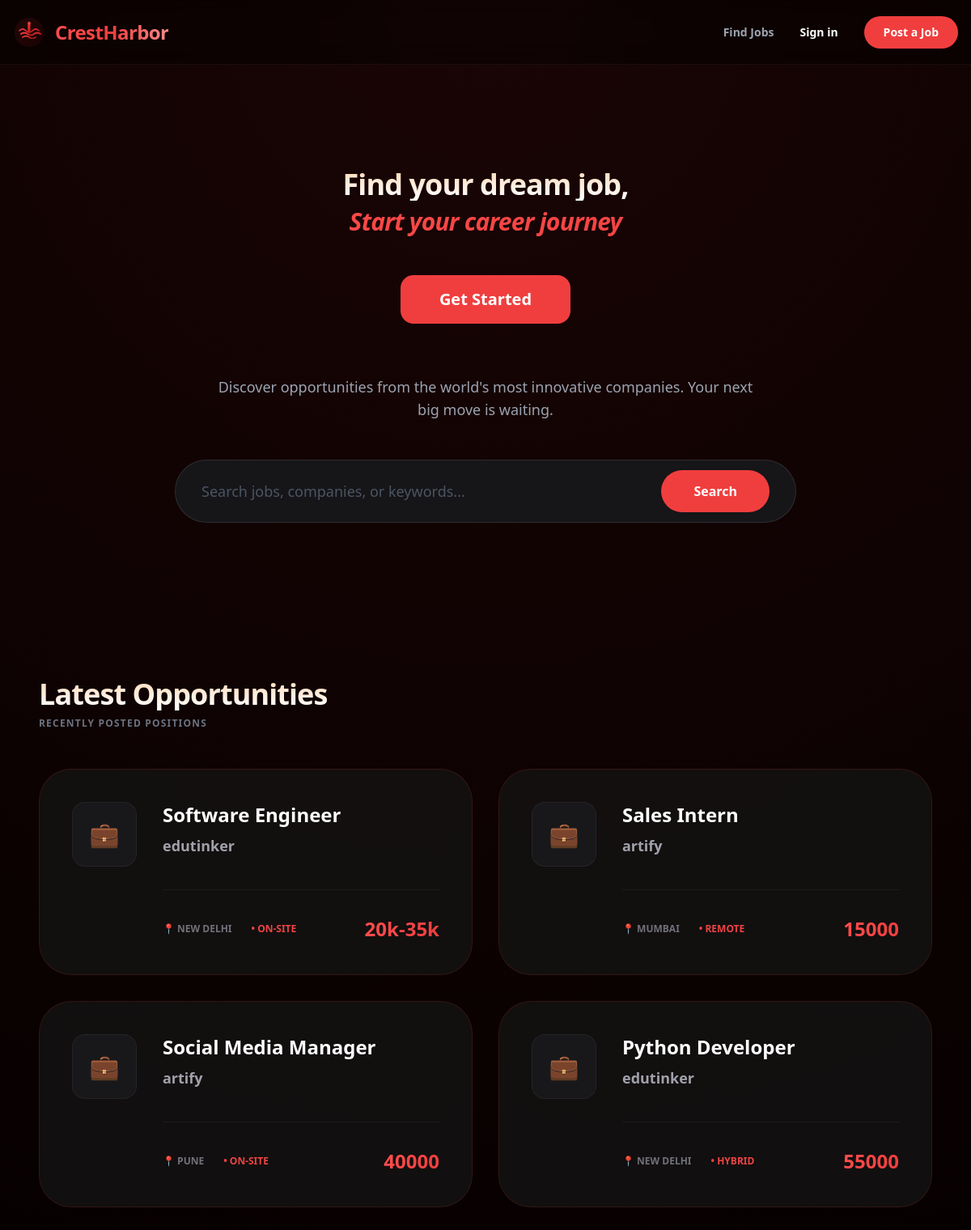
The page / on the database its author committed.
### jobs/models.py (models this page shows, shortened)
class Job(models.Model):
    company = models.ForeignKey(Company, on_delete=models.CASCADE, related_name='jobs')
    title = models.CharField(max_length=255)
    description = models.TextField()
    location = models.CharField(max_length=100)
    category = models.CharField(max_length=50, choices=CATEGORY_CHOICES, default='Tech')
    location_type = models.CharField(max_length=20, choices=LOCATION_TYPE_CHOICES, default='On-site')
    work_type = models.CharField(max_length=20, choices=WORK_TYPE_CHOICES, default='Full-time')
    salary_range = models.CharField(max_length=100, help_text="e.g. $100k - $120k")
    created_at = models.DateTimeField(auto_now_add=True)

class Company(models.Model):
    user = models.OneToOneField(settings.AUTH_USER_MODEL, on_delete=models.CASCADE, related_name='employer_profile')
    name = models.CharField(max_length=200)
    description = models.TextField()
    website = models.URLField()

### jobs/views.py (the view)
# urls.py: path('', views.index, name='home'),
def index(request):
    latest_jobs = Job.objects.annotate(total_applicants=Count('applications')).order_by('-created_at')[:4]
    return render(request, 'jobs/index.html', {'latest_jobs': latest_jobs})

### jobs/templates/jobs/index.html
{% extends 'jobs/base.html' %}
{% block content %}
<div class="py-24 text-center">
    <h1 class="text-4xl md:text-4xl font-bold tracking-tight mb-2 leading-tight">
        <span class="peach-white-text">Find your dream job,</span>
    </h1>
    <h2 class="text-4xl md:text-3xl font-bold crest-red-text tracking-tight mb-12 italic">
        Start your career journey
    </h2>
    {% if not user.is_authenticated %}
    <div class="mb-16">
        <a href="{% url 'seeker-signup' %}" class="btn-matte-search inline-flex items-center px-12 py-4 rounded-2xl text-xl font-bold text-white transition transform hover:scale-105">
            Get Started
        </a>
    </div>
  <p class="text-gray-400 max-w-2xl mx-auto mb-12 text-lg font-medium">Discover opportunities from the world's most innovative companies. Your next big move is waiting.</p>
    {% endif %}
    <div class="max-w-3xl mx-auto bg-zinc-900/90 border border-white/10 p-2 rounded-full flex items-center mb-24">
        <div class="flex items-center w-full px-6">
            <form action="{% url 'job-list' %}" method="GET" class="flex w-full items-center">
                <input type="text" name="q" placeholder="Search jobs, companies, or keywords..." class="bg-transparent w-full py-4 text-white focus:outline-none placeholder-gray-600 text-lg">
                <button type="submit" class="btn-matte-search text-white px-10 py-3.5 rounded-full font-bold text-md">
                    Search
                </button>
            </form>
        </div>
    </div>
</div>
<div class="max-w-7xl mx-auto pb-32">
    <div class="mb-12 px-4">
        <h2 class="text-4xl font-bold tracking-tight">
            <span class="peach-white-text">Latest Opportunities</span>
        </h2>
        <p class="text-gray-500 font-semibold text-xs tracking-widest mt-2 uppercase">Recently posted positions</p>
    </div>
    <div class="grid md:grid-cols-2 gap-8 px-4">
        {% for job in latest_jobs %}
        <div class="bg-matte-card p-10 rounded-[2.5rem] relative group transition-all">
            <div class="flex gap-8">
                <div class="w-20 h-20 bg-zinc-900 rounded-2xl flex items-center justify-center text-3xl border border-white/5">💼</div>
                <div class="flex-1">
                    <div class="flex justify-between items-start mb-2">
                        <h3 class="text-2xl font-bold text-white group-hover:text-red-500 transition">{{ job.title }}</h3>
                    </div>
                    <p class="text-zinc-400 font-bold mb-6 text-lg">{{ job.company.name }}</p>
                    <div class="flex items-center justify-between mt-10 pt-8 border-t border-white/5">
                        <div class="flex gap-6 text-xs font-bold text-zinc-500 uppercase">
                            <span>📍 {{ job.location }}</span>
                            <span class="text-red-500">• {{ job.location_type }}</span>
                        </div>
                        <p class="text-2xl font-bold crest-red-text">{{ job.salary_range }}</p>
                    </div>
                </div>
            </div>
            <a href="{% url 'job-detail' job.id %}" class="absolute inset-0"></a>
        </div>
        {% endfor %}
    </div>
</div>
{% endblock %}

### jobs/templates/jobs/base.html (shortened to what this page needs)
<!DOCTYPE html>
<html lang="en">
<head>
    <script src="https://cdn.tailwindcss.com"></script>
    {% load static %}
</head>
<body>
<nav class="bg-black/40 backdrop-blur-md border-b border-white/5 sticky top-0 z-50 h-20 flex items-center">
    <div class="max-w-7xl mx-auto px-4 flex justify-between w-full items-center">
        <a href="/" class="flex items-center gap-3 group">
            <img src="{% static 'images/logo.png' %}" alt="Logo" class="w-10 h-10 object-contain group-hover:rotate-12 transition-transform duration-300">
            <span class="text-2xl font-bold tracking-tight bg-gradient-to-r from-[#ff4d4d] via-[#f03e3e] to-[#ff8a8a] bg-clip-text text-transparent">
            </span>
        </a>
        <div class="flex items-center gap-8 h-full">
            <div class="hidden md:flex space-x-8 text-gray-400 font-bold text-sm h-full items-center">
                <a href="{% url 'job-list' %}" class="hover:peach-white-text transition {% if '/find-jobs/' in request.path %}peach-white-text border-b-2 border-[#f03e3e] pb-1{% endif %}">Find Jobs</a>
            </div>
            {% if user.is_authenticated %}
                <a href="{% url 'notifications' %}" class="relative text-gray-400 hover:peach-white-text transition">
                    <svg class="w-7 h-7" fill="none" stroke="currentColor" viewBox="0 0 24 24"><path stroke-linecap="round" stroke-linejoin="round" stroke-width="1.5" d="M15 17h5l-1.405-1.405A2.032 2.032 0 0118 14.158V11a6.002 6.002 0 00-4-5.659V5a2 2 0 10-4 0v.341C7.67 6.165 6 8.388 6 11v3.159c0 .538-.214 1.055-.595 1.436L4 17h5m6 0v1a3 3 0 11-6 0v-1m6 0H9"></path></svg>
                    {% for note in user.notifications.all %}{% if not note.is_read %}<span class="absolute top-0 right-0 h-2.5 w-2.5 bg-[#f03e3e] rounded-full ring-2 ring-black"></span>{% endif %}{% endfor %}
                </a>
                <div class="group relative py-4">
                    <div class="w-10 h-10 bg-zinc-800 text-white rounded-full flex items-center justify-center font-bold border border-white/10 cursor-pointer hover:border-[#f03e3e] transition">
                        {{ user.username|first|upper }}
                    </div>
                    <div class="hidden group-hover:block absolute right-0 top-full bg-[#161616] border border-white/5 shadow-2xl rounded-2xl w-56 py-3 z-50">
                        <div class="px-5 py-2 border-b border-white/5 mb-2">
                            <p class="text-[10px] font-black text-gray-500 uppercase tracking-widest">Logged in as</p>
                            <p class="text-sm font-bold peach-white-text truncate">{{ user.username }}</p>
                        </div>
                        <a href="{% url 'profile-settings' %}" class="block px-5 py-2.5 text-sm text-gray-300 hover:bg-white/5 transition"> Profile Settings</a>
                        {% if user.is_employer %}
                            <a href="{% url 'employer-dashboard' %}" class="block px-5 py-2.5 text-sm text-gray-300 hover:bg-white/5 transition"> Dashboard</a>
                            <a href="{% url 'post-job' %}" class="block px-5 py-2.5 text-sm text-gray-300 hover:bg-white/5 transition">Post a Job +</a>
                        {% endif %}
                        <div class="border-t border-white/5 mt-2 pt-2">
                            <form action="{% url 'logout' %}" method="post">{% csrf_token %}<button class="w-full text-left px-5 py-2.5 text-sm text-red-500 font-bold hover:bg-red-500/10 transition">Sign out</button></form>
                        </div>
                    </div>
                </div>
            {% else %}
                <a href="{% url 'login' %}" class="text-white font-bold text-sm hover:text-[#f03e3e] transition">Sign in</a>
                <a href="{% url 'employer-signup' %}" class="bg-[#f03e3e] text-white px-6 py-2.5 rounded-full text-sm font-bold transition hover:bg-[#ff4d4d]">Post a Job</a>
            {% endif %}
        </div>
    </div>
</nav>
    <main class="max-w-7xl mx-auto py-8 px-4 sm:px-6 lg:px-8">
        {% block content %}{% endblock %}
    </main>
</body>
</html>

### jobs/templates/jobs/base.html (style rules this page uses)
body { font-family: 'Segoe UI', Tahoma, Geneva, Verdana, sans-serif; background: radial-gradient(circle at top, #1a0505 0%, #050000 100%); background-attachment: fixed; color: #ffffff; }
.peach-white-text { background: linear-gradient(180deg, #FFDAB9 0%, #FFFFFF 100%); -webkit-background-clip: text; -webkit-text-fill-color: transparent; display: inline-block; }
.crest-red-text { background: linear-gradient(90deg, #ff4d4d 0%, #f03e3e 100%); -webkit-background-clip: text; -webkit-text-fill-color: transparent; }
.bg-matte-card { background-color: rgba(22, 22, 22, 0.7); border: 1px solid rgba(240, 62, 62, 0.15); backdrop-filter: blur(12px); }
.btn-matte-search { background-color: #f03e3e; border: none; box-shadow: none !important; transition: background 0.3s ease; }

### rows shown on the page
Job: title "Software Engineer", company.name "edutinker", location "NEW DELHI", location_type "ON-SITE", salary_range "20k-35k"
Job: title "Sales Intern", company.name "artify", location "MUMBAI", location_type "REMOTE", salary_range "15000"
Job: title "Social Media Manager", company.name "artify", location "PUNE", location_type "ON-SITE", salary_range "40000"
Job: title "Python Developer", company.name "edutinker", location "NEW DELHI", location_type "HYBRID", salary_range "55000"
